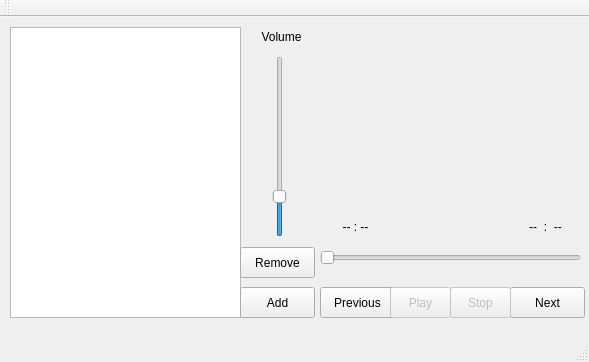
<?xml version="1.0" encoding="UTF-8"?>
<ui version="4.0">
 <class>MainWindow</class>
 <widget class="QMainWindow" name="MainWindow">
  <property name="geometry">
   <rect>
    <x>0</x>
    <y>0</y>
    <width>589</width>
    <height>362</height>
   </rect>
  </property>
  <property name="windowTitle">
   <string>MainWindow</string>
  </property>
  <widget class="QWidget" name="centralWidget">
   <widget class="QListWidget" name="songsListWidget">
    <property name="geometry">
     <rect>
      <x>10</x>
      <y>10</y>
      <width>231</width>
      <height>291</height>
     </rect>
    </property>
   </widget>
   <widget class="QPushButton" name="previousButton">
    <property name="geometry">
     <rect>
      <x>320</x>
      <y>270</y>
      <width>75</width>
      <height>31</height>
     </rect>
    </property>
    <property name="text">
     <string>Previous</string>
    </property>
   </widget>
   <widget class="QPushButton" name="playButton">
    <property name="enabled">
     <bool>false</bool>
    </property>
    <property name="geometry">
     <rect>
      <x>390</x>
      <y>270</y>
      <width>61</width>
      <height>31</height>
     </rect>
    </property>
    <property name="text">
     <string>Play</string>
    </property>
   </widget>
   <widget class="QPushButton" name="nextButton">
    <property name="geometry">
     <rect>
      <x>510</x>
      <y>270</y>
      <width>75</width>
      <height>31</height>
     </rect>
    </property>
    <property name="text">
     <string>Next</string>
    </property>
   </widget>
   <widget class="QPushButton" name="stopButton">
    <property name="enabled">
     <bool>false</bool>
    </property>
    <property name="geometry">
     <rect>
      <x>450</x>
      <y>270</y>
      <width>61</width>
      <height>31</height>
     </rect>
    </property>
    <property name="text">
     <string>Stop</string>
    </property>
   </widget>
   <widget class="QSlider" name="positionSlider">
    <property name="geometry">
     <rect>
      <x>320</x>
      <y>230</y>
      <width>261</width>
      <height>22</height>
     </rect>
    </property>
    <property name="orientation">
     <enum>Qt::Horizontal</enum>
    </property>
   </widget>
   <widget class="QPushButton" name="addMusicButton">
    <property name="geometry">
     <rect>
      <x>240</x>
      <y>270</y>
      <width>75</width>
      <height>31</height>
     </rect>
    </property>
    <property name="text">
     <string>Add</string>
    </property>
   </widget>
   <widget class="QPushButton" name="removeButton">
    <property name="geometry">
     <rect>
      <x>240</x>
      <y>230</y>
      <width>75</width>
      <height>31</height>
     </rect>
    </property>
    <property name="text">
     <string>Remove</string>
    </property>
   </widget>
   <widget class="QLabel" name="positionLabel">
    <property name="geometry">
     <rect>
      <x>320</x>
      <y>200</y>
      <width>71</width>
      <height>20</height>
     </rect>
    </property>
    <property name="text">
     <string>-- : --</string>
    </property>
    <property name="alignment">
     <set>Qt::AlignCenter</set>
    </property>
   </widget>
   <widget class="QLabel" name="durationLabel">
    <property name="geometry">
     <rect>
      <x>510</x>
      <y>200</y>
      <width>71</width>
      <height>20</height>
     </rect>
    </property>
    <property name="layoutDirection">
     <enum>Qt::LeftToRight</enum>
    </property>
    <property name="text">
     <string>--  :  --</string>
    </property>
    <property name="alignment">
     <set>Qt::AlignCenter</set>
    </property>
   </widget>
   <widget class="QSlider" name="volumeSlider">
    <property name="geometry">
     <rect>
      <x>270</x>
      <y>39</y>
      <width>20</width>
      <height>181</height>
     </rect>
    </property>
    <property name="maximum">
     <number>100</number>
    </property>
    <property name="value">
     <number>20</number>
    </property>
    <property name="orientation">
     <enum>Qt::Vertical</enum>
    </property>
   </widget>
   <widget class="QLabel" name="volumeLabel">
    <property name="geometry">
     <rect>
      <x>250</x>
      <y>10</y>
      <width>63</width>
      <height>20</height>
     </rect>
    </property>
    <property name="text">
     <string>Volume</string>
    </property>
    <property name="alignment">
     <set>Qt::AlignCenter</set>
    </property>
   </widget>
  </widget>
  <widget class="QMenuBar" name="menuBar">
   <property name="geometry">
    <rect>
     <x>0</x>
     <y>0</y>
     <width>589</width>
     <height>25</height>
    </rect>
   </property>
  </widget>
  <widget class="QToolBar" name="mainToolBar">
   <attribute name="toolBarArea">
    <enum>TopToolBarArea</enum>
   </attribute>
   <attribute name="toolBarBreak">
    <bool>false</bool>
   </attribute>
  </widget>
  <widget class="QStatusBar" name="statusBar"/>
 </widget>
 <layoutdefault spacing="6" margin="11"/>
 <resources/>
 <connections/>
</ui>
